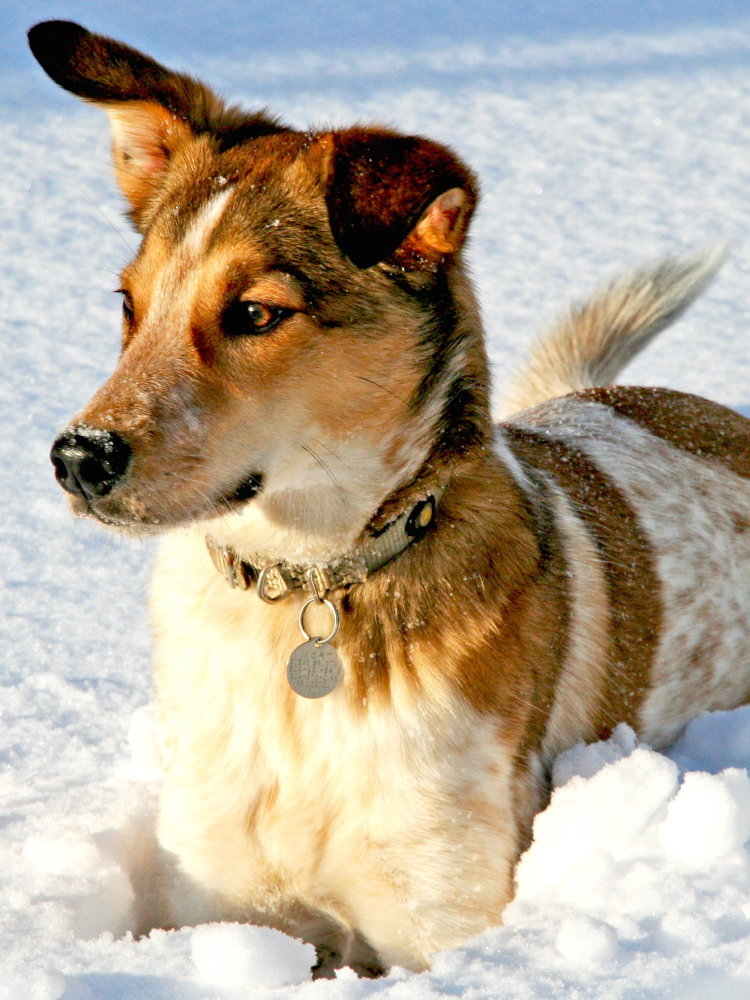
#> input picture src/dog.jpg, 1500 x 2000 px, found by its file name (shown at 1/2 size)
$ jupyter execute --allow-errors '빅데수 실습2 SVD.ipynb'
#> lines starting #> are read from the running program, lines starting #| are printed output that depends on the picture
# Python 실습 2 (2023.09.27)
### 빅데이터수치해석 입문 및 실습
### 숙명여자대학교 기계시스템학부 심주용

- Reference: [Data-Driven Science and Engineering](https://www.databookuw.com/) by Steven L. Brunton, J. Nathan Kutz

##  Rank-r Approximation of an image

We will decompose a matrix $X$ using SVD and then reconstructs and visualizes approximate versions of $X$ using different rank values.

[cell 1]
from matplotlib.image import imread
import matplotlib.pyplot as plt
import numpy as np
import os
plt.rcParams['figure.figsize'] = [16, 8]

from urllib.request import urlretrieve

urlretrieve('https://github.com/jooyongsim/numerical2023/blob/main/src/dog.jpg?raw=true','dog.jpg')

A = imread(os.path.join('dog.jpg'))
#> A is the input picture: shape (2000, 1500, 3); mean R, G, B 181.4, 169.5, 151.9
X = np.mean(A, -1); # Convert RGB to grayscale
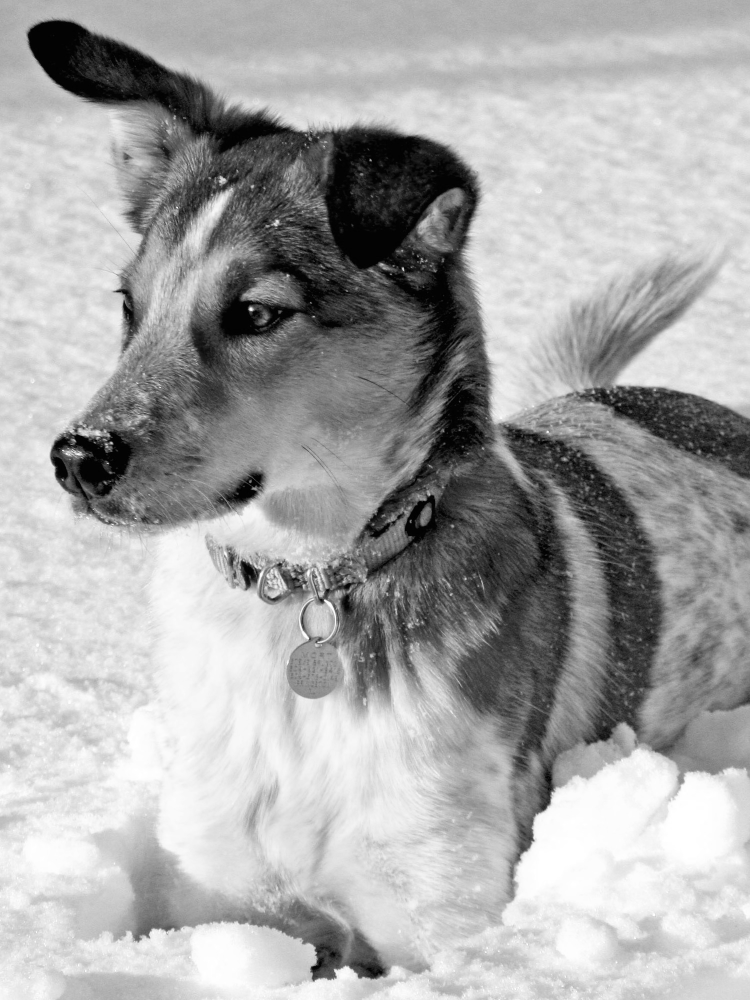
#> X: shape (2000, 1500) float64 (shown at 1/2 size); min 0, max 255, mean 167.6

img = plt.imshow(X)
img.set_cmap('gray')
plt.axis('off')
plt.show()

Let's perform Singular Value Decomposition on a matrix $X$ using NumPy's linalg.svd() method. The matrix $X$ is decomposed into three matrices: $U$, $S$, and $V^T$. The full_matrices=False argument ensures that the shapes of $U$, $S$, and $V^T$ are aligned for the multiplication operations that follow (i.e., producing a reduced rank approximation of $X$). After the decomposition, $S$ is a 1-dimensional array containing the singular values. The line S = np.diag(S) transforms this array into a diagonal matrix.

- Skinny tall matrix

<!--  -->

- Short fat matrix

[cell 2]
U, S, VT = np.linalg.svd(X,full_matrices=False)
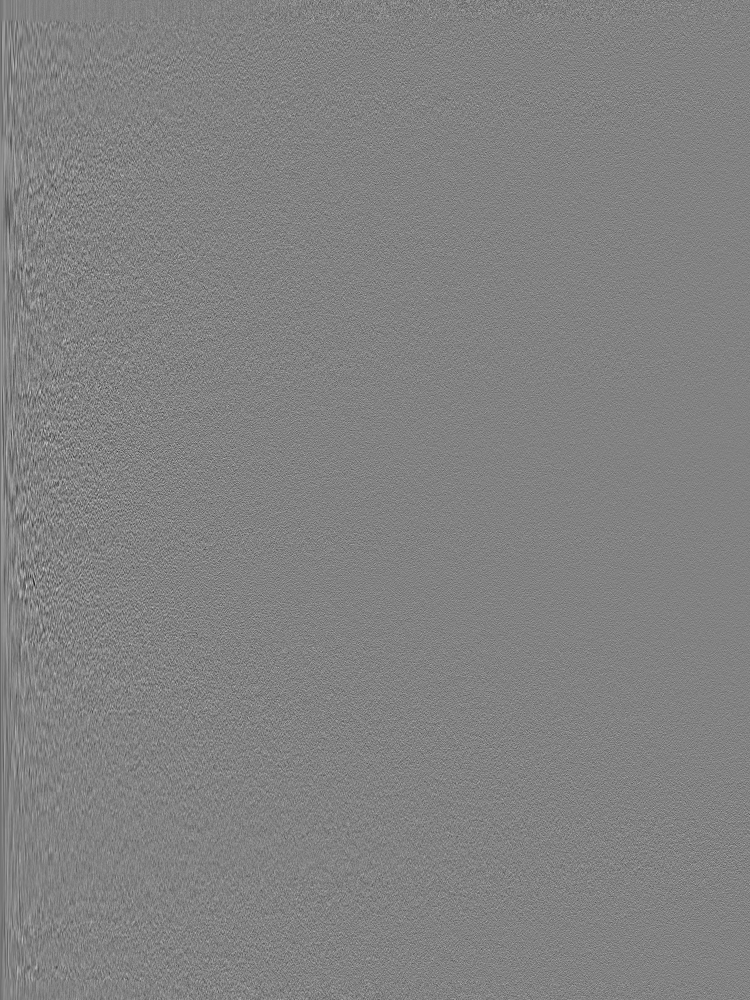
#> U: shape (2000, 1500) float64 (shown at 1/2 size); min -0.134, max 0.129, mean -1.04e-05; drawn with min black and max white
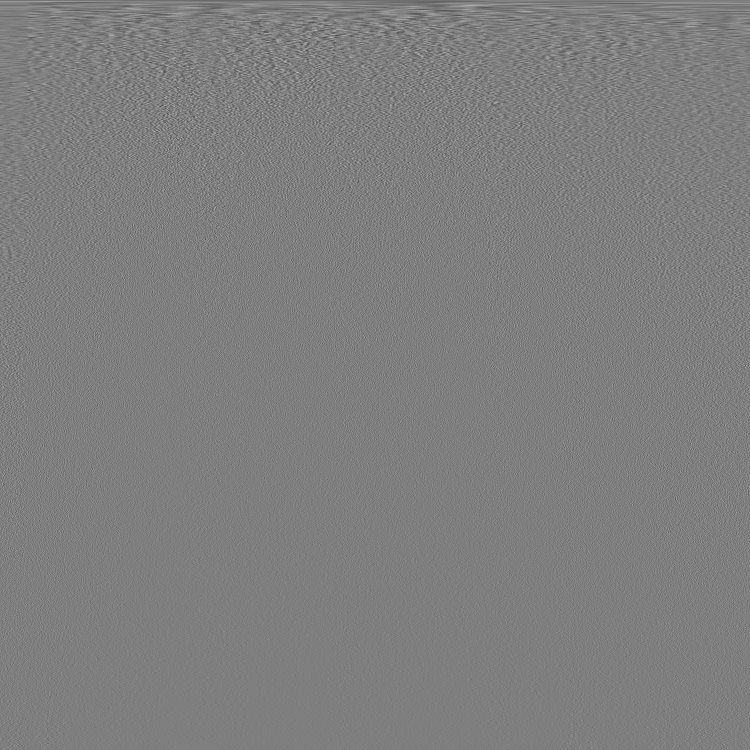
#> VT: shape (1500, 1500) float64 (shown at 1/2 size); min -0.18, max 0.181, mean -1.98e-05; drawn with min black and max white
#> S = 1500 values, max 297616.7 at index 0, min 4.47 at index 1499, mean 715.6
S = np.diag(S)

plt.figure(figsize=(14,14)); j = 0;
plt.subplot(2,2,(j+1)); j += 1
img = plt.imshow(X)
img.set_cmap('gray'); plt.axis('off')
plt.title('original')
for r in (5, 20, 100):
    # Construct approximate image
    Xapprox = U[:,:r] @ S[0:r,:r] @ VT[:r,:]
    plt.subplot(2,2,(j+1)); j += 1
    img = plt.imshow(Xapprox)
    img.set_cmap('gray'); plt.axis('off')
    plt.title('r = ' + str(r))
#> this loop made 3 passes
#> pass 1, `Xapprox = U[:,:r] @ S[0:r,:r] @ VT[:r,:]`:
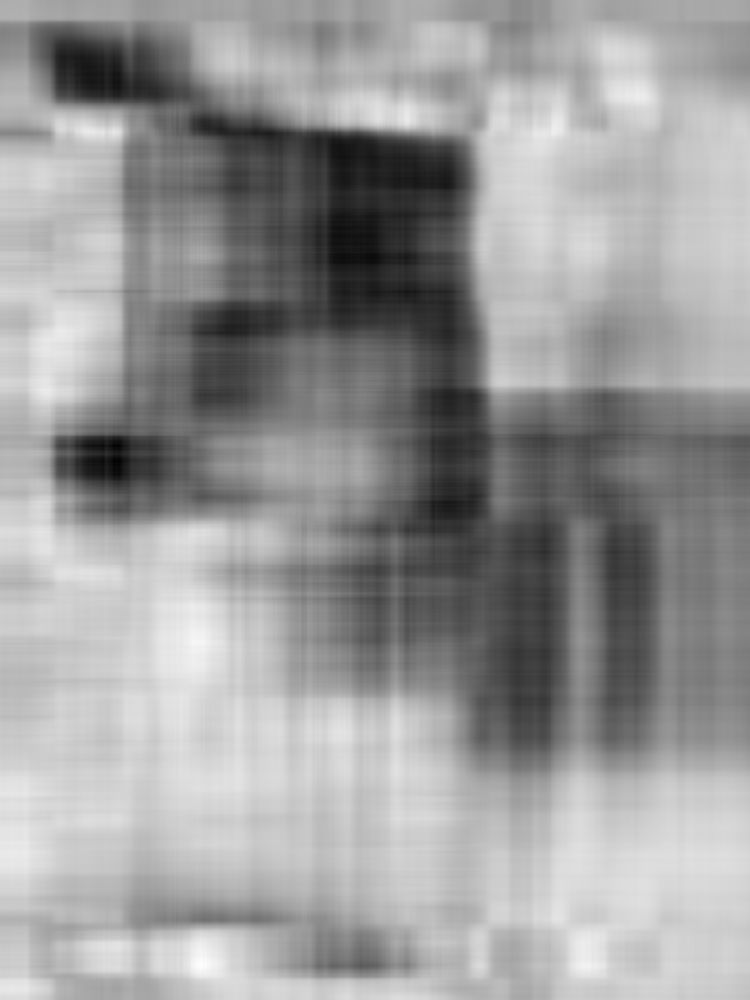
#> Xapprox: shape (2000, 1500) float64 (shown at 1/2 size); min -10.49, max 283.9, mean 167.6; drawn with min black and max white
#> pass 3, `Xapprox = U[:,:r] @ S[0:r,:r] @ VT[:r,:]`:
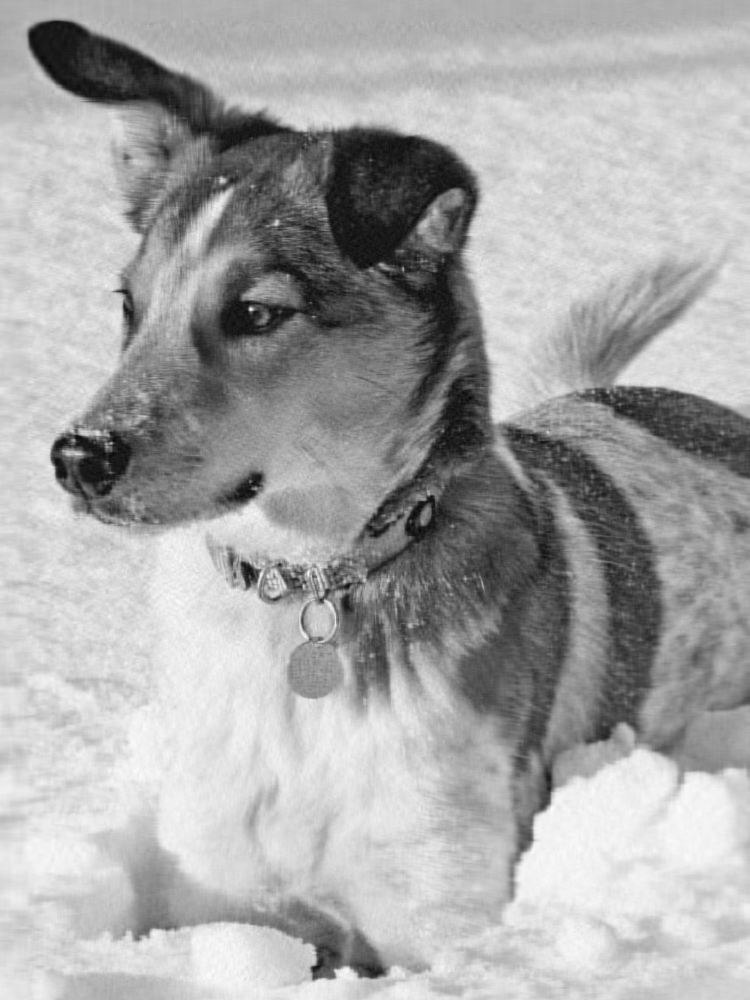
#> Xapprox: shape (2000, 1500) float64 (shown at 1/2 size); min -25.47, max 267.8, mean 167.6; drawn with min black and max white
#> after the loop, j = 4
plt.show()

## Cumulative square root of energy or variance

- The variance in the direction of the k-thprincipal component is given by the corresponding singular value $\sigma_k^2$.

- Fraction of total variance explained from $j$ to $k$ =
$\frac{\displaystyle\sum_{i=1}^{k} \sigma_i^2}{\displaystyle\sum_{i=1}^{n} \sigma_i^2}$

- Singular values can be used to estimate how many components to keep.

[cell 3]
## f_ch01_ex02_2

plt.figure(figsize=(16,5))
plt.subplot(131)
plt.semilogy(np.diag(S))
plt.title('Singular Values')
plt.subplot(132)
plt.plot(np.cumsum(np.diag(S))/np.sum(np.diag(S)))
plt.title('Singular Values: Cumulative Sum')
plt.subplot(133)
plt.plot(np.cumsum(np.diag(S)**2)/np.sum(np.diag(S)**2))
plt.title('Fraction of Total Variance Explained')
plt.show()
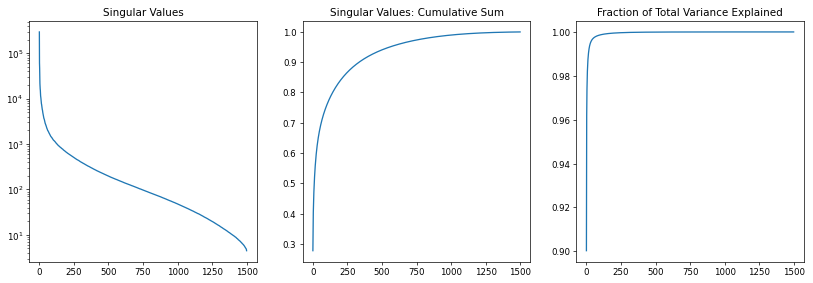
#> figure drawn by matplotlib, 3 panels; panel 1: curve peaks at x = 0, y = 297616.7; panel 2: curve peaks at x = 1499, y = 1; panel 3: curve peaks at x = 1499, y = 1

The first plot visualizes the singular values (which represent the square root of the energy for each mode) on a logarithmic scale. While it doesn't directly display the energy, larger singular values indicate modes that capture more energy or variance from the original data.

The second plot calculates the cumulative sum of the singular values, which corresponds to the cumulative square root of the energy.

The third plot calculates the cumulative sum of the squared singular values, which corresponds to the cumulative variance explapined.

## Cancer Patient Gene Data

[cell 4]
import matplotlib.pyplot as plt
import numpy as np
import os
from mpl_toolkits.mplot3d import Axes3D
plt.rcParams['figure.figsize'] = [16, 8]
plt.rcParams.update({'font.size': 18})

from urllib.request import urlretrieve
urlretrieve('https://jooyongsim.github.io/numerical2023/src/ovariancancer_obs.csv','ovariancancer_obs.csv')
#> (this line was passed over: the network is not available in this run)
urlretrieve('https://jooyongsim.github.io/numerical2023/src/ovariancancer_grp.csv','ovariancancer_grp.csv')

#> (the rest of this cell did not finish here and is left out)

[cell 5]
f = open('ovariancancer_grp.csv', "r")
#> (reads src/ovariancancer_grp.csv from the repository)
grp = f.read().split("\n")
grp = np.array(grp)[:-1]

#> (a cell that did not finish here is left out)

#> (a cell that did not finish here is left out)

#> (a cell that did not finish here is left out)

#> (a cell that did not finish here is left out)

[cell 10]
fig = plt.figure()
ax = fig.add_subplot(projection='3d')

#> (the rest of this cell did not finish here and is left out)

[cell 11]
fig1 = plt.figure(figsize=(8,4))
ax1 = fig1.add_subplot(121)
ax1.semilogy(S,'-o',color='k')
ax2 = fig1.add_subplot(122)
ax2.plot(np.cumsum(S)/np.sum(S),'-o',color='k')

plt.show()
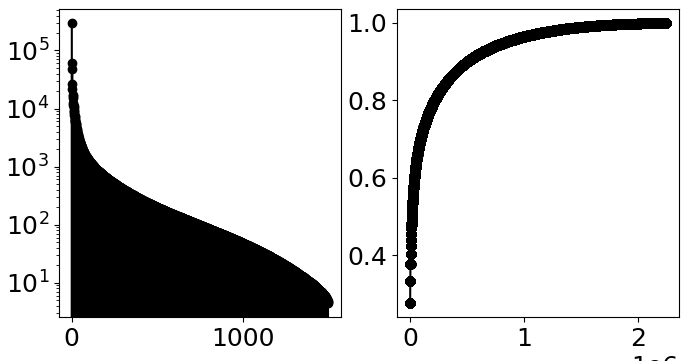
#> figure drawn by matplotlib, 2 panels; panel 1: curve peaks at x = 0, y = 297616.7; panel 1: curve peaks at x = 1, y = 61332.7; panel 1: curve peaks at x = 2, y = 47926.8; panel 2: curve peaks at x = 2249999, y = 1

[cell 12]
S[:10], (np.cumsum(S)/np.sum(S))[:10]

[cell 13]
S[:10], (np.cumsum(S)/np.sum(S))[:10]

#> (a cell that did not finish here is left out)

## Eigen Faces

- Each face is reshaped to a column vector with 192 x 168 = 32,256 elements

[cell 15]
import matplotlib.pyplot as plt
import numpy as np
import os
import scipy.io
plt.rcParams['figure.figsize'] = [10, 10]
plt.rcParams.update({'font.size': 18})

from urllib.request import urlretrieve
urlretrieve('https://jooyongsim.github.io/numerical2023/src/allFaces.mat','allFaces.mat')
#> (this line was passed over: the network is not available in this run)
